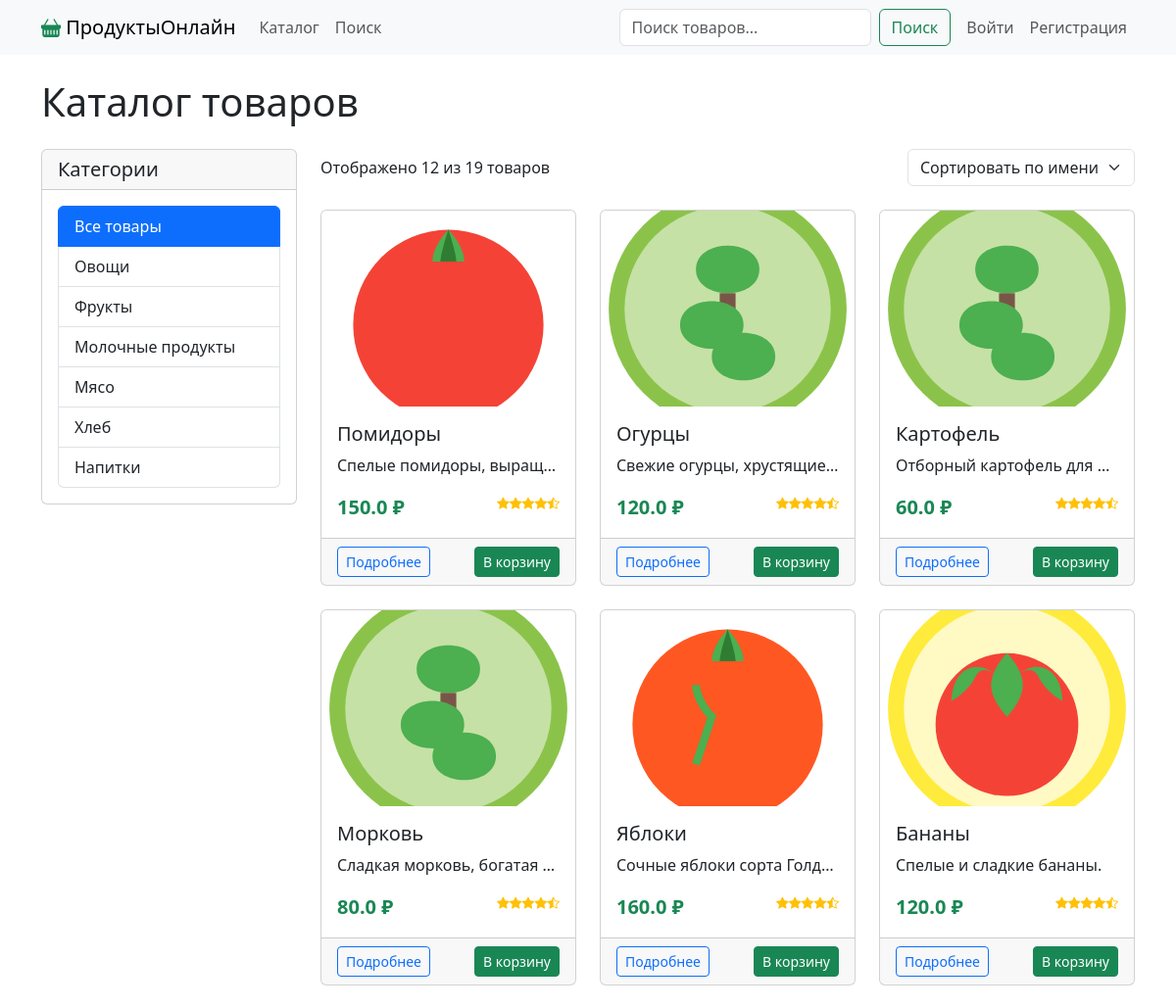
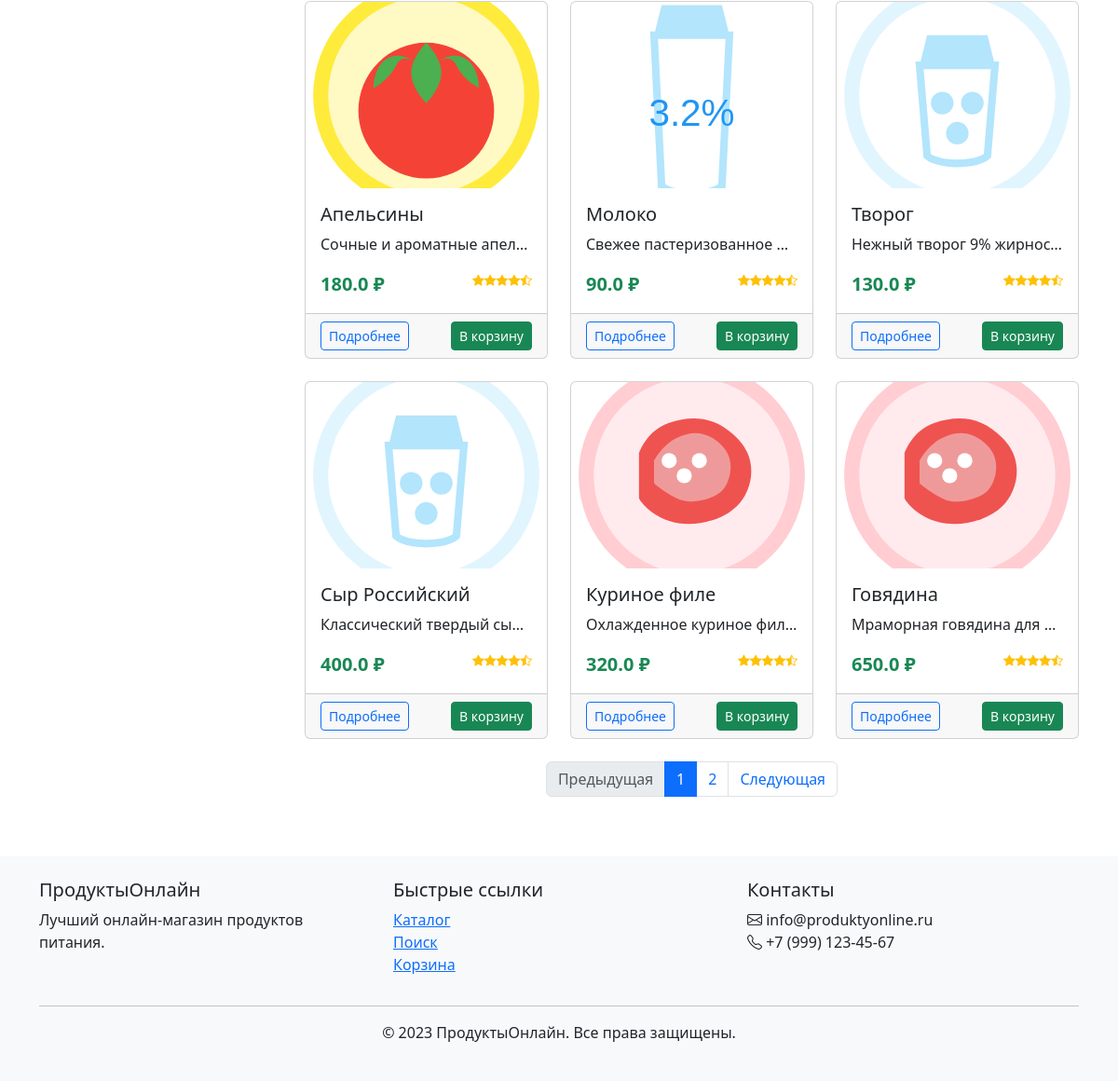
Page /catalog/ on the committed database (2 pictures, top to bottom).
### app/models/product.py (models this page shows, shortened)
class Category(db.Model):
    id = db.Column(db.Integer, primary_key=True)
    name = db.Column(db.String(64), unique=True)
    description = db.Column(db.Text)
    products = db.relationship('Product', backref='category', lazy='dynamic')

class Product(db.Model):
    id = db.Column(db.Integer, primary_key=True)
    name = db.Column(db.String(100), index=True)
    description = db.Column(db.Text)
    price = db.Column(db.Float, nullable=False)
    stock = db.Column(db.Integer, default=0)
    image_path = db.Column(db.String(256))
    rating = db.Column(db.Float, default=0.0)
    manufacturer = db.Column(db.String(100))
    created_at = db.Column(db.DateTime, default=datetime.utcnow)
    updated_at = db.Column(db.DateTime, default=datetime.utcnow, onupdate=datetime.utcnow)
    category_id = db.Column(db.Integer, db.ForeignKey('category.id'))

### app/catalog/routes.py (the view)
@catalog_bp.route('/')
def index():
    page = request.args.get('page', 1, type=int)
    per_page = 12
    products = Product.query.paginate(page=page, per_page=per_page)
    categories = Category.query.all()
    return render_template('catalog/index.html', products=products, categories=categories)

### app/templates/catalog/index.html (shortened to what this page needs)
{% extends "base.html" %}
{% block content %}
<h1 class="mb-4">
    {% if current_category %}
    Категория: {{ current_category.name }}
    {% else %}
    Каталог товаров
    {% endif %}
</h1>
<div class="row">
    <div class="col-md-3">
        <div class="card mb-4">
            <div class="card-header">
                <h5 class="mb-0">Категории</h5>
            </div>
            <div class="card-body">
                <div class="list-group">
                    <a href="{{ url_for('catalog.index') }}" class="list-group-item list-group-item-action {% if not current_category %}active{% endif %}">
                        Все товары
                    </a>
                    {% for category in categories %}
                    <a href="{{ url_for('catalog.category_products', category_id=category.id) }}"
                       class="list-group-item list-group-item-action {% if current_category and current_category.id == category.id %}active{% endif %}">
                        {{ category.name }}
                    </a>
                    {% endfor %}
                </div>
            </div>
        </div>
    </div>
    <div class="col-md-9">
        <div class="d-flex justify-content-between align-items-center mb-4">
            <div>
                Отображено {{ products.items|length }} из {{ products.total }} товаров
            </div>
            <div>
                <select class="form-select">
                    <option>Сортировать по имени</option>
                </select>
            </div>
        </div>
        <div class="row row-cols-1 row-cols-md-3 g-4">
            {% for product in products.items %}
            <div class="col">
                <div class="card h-100">
                    {% if product.image_path %}
                    <img src="{{ product.image_path }}" class="card-img-top" alt="{{ product.name }}">
                    {% else %}
                    <img src="{{ url_for('static', filename='img/no-image.png') }}" class="card-img-top" alt="Нет изображения">
                    {% endif %}
                    <div class="card-body">
                        <h5 class="card-title">{{ product.name }}</h5>
                        <p class="card-text text-truncate">{{ product.description }}</p>
                        <div class="d-flex justify-content-between align-items-center">
                            <span class="fs-5 fw-bold text-success">{{ product.price }} ₽</span>
                            <div>
                                <div class="d-flex mb-2">
                                    {% for i in range(5) %}
                                    <i class="bi {% if i < product.rating|int %}bi-star-fill{% elif i < product.rating %}bi-star-half{% else %}bi-star{% endif %} text-warning"></i>
                                    {% endfor %}
                                </div>
                            </div>
                        </div>
                    </div>
                    <div class="card-footer d-flex justify-content-between">
                        <a href="{{ url_for('catalog.product_detail', product_id=product.id) }}" class="btn btn-outline-primary btn-sm">Подробнее</a>
                        <form action="{{ url_for('cart.add_to_cart') }}" method="post">
                            <button type="submit" class="btn btn-success btn-sm">В корзину</button>
                        </form>
                    </div>
                </div>
            </div>
            {% endfor %}
        </div>
        {% if products.pages > 1 %}
        <nav class="mt-4">
            <ul class="pagination justify-content-center">
                <li class="page-item {% if not products.has_prev %}disabled{% endif %}">
                    <a class="page-link" href="{% if products.has_prev %}{{ url_for(request.endpoint, page=products.prev_num) }}{% else %}#{% endif %}">
                        Предыдущая
                    </a>
                </li>
                {% for page_num in products.iter_pages(left_edge=1, right_edge=1, left_current=2, right_current=2) %}
                    {% if page_num %}
                        <li class="page-item {% if page_num == products.page %}active{% endif %}">
                            <a class="page-link" href="{{ url_for(request.endpoint, page=page_num) }}">
                                {{ page_num }}
                            </a>
                        </li>
                    {% else %}
                        <li class="page-item disabled">
                            <span class="page-link">...</span>
                        </li>
                    {% endif %}
                {% endfor %}
                <li class="page-item {% if not products.has_next %}disabled{% endif %}">
                    <a class="page-link" href="{% if products.has_next %}{{ url_for(request.endpoint, page=products.next_num) }}{% else %}#{% endif %}">
                        Следующая
                    </a>
                </li>
            </ul>
        </nav>
        {% endif %}
    </div>
</div>
{% endblock %}

### app/templates/base.html (shortened to what this page needs)
<!DOCTYPE html>
<html lang="ru">
<head>
    <link href="https://cdn.jsdelivr.net/npm/bootstrap@5.3.0/dist/css/bootstrap.min.css" rel="stylesheet">
    <link rel="stylesheet" href="https://cdn.jsdelivr.net/npm/bootstrap-icons@1.11.0/font/bootstrap-icons.css">
    <link rel="stylesheet" href="{{ url_for('static', filename='css/style.css') }}">
</head>
<body>
    <nav class="navbar navbar-expand-lg navbar-light bg-light">
        <div class="container">
            <a class="navbar-brand" href="{{ url_for('catalog.index') }}">
                <i class="bi bi-basket-fill text-success"></i> ПродуктыОнлайн
            </a>
            <div class="collapse navbar-collapse" id="navbarNav">
                <ul class="navbar-nav me-auto">
                    <li class="nav-item">
                        <a class="nav-link" href="{{ url_for('catalog.index') }}">Каталог</a>
                    </li>
                    <li class="nav-item">
                        <a class="nav-link" href="{{ url_for('catalog.search') }}">Поиск</a>
                    </li>
                </ul>
                <form class="d-flex me-2" action="{{ url_for('catalog.search') }}">
                    <input class="form-control me-2" type="search" name="q" placeholder="Поиск товаров..." aria-label="Search">
                    <button class="btn btn-outline-success" type="submit">Поиск</button>
                </form>
                <ul class="navbar-nav">
                    {% if current_user.is_authenticated %}
                    <li class="nav-item">
                        <a class="nav-link" href="{{ url_for('cart.index') }}">
                            <i class="bi bi-cart"></i> Корзина
                        </a>
                    </li>
                    <li class="nav-item dropdown">
                        <a class="nav-link dropdown-toggle" href="#" id="navbarDropdown" role="button" data-bs-toggle="dropdown" aria-expanded="false">
                            <i class="bi bi-person-circle"></i> {{ current_user.username }}
                        </a>
                        <ul class="dropdown-menu dropdown-menu-end" aria-labelledby="navbarDropdown">
                            <li><a class="dropdown-item" href="{{ url_for('auth.profile') }}">Профиль</a></li>
                            <li><a class="dropdown-item" href="{{ url_for('order.order_list') }}">Мои заказы</a></li>
                            <li><hr class="dropdown-divider"></li>
                            <li><a class="dropdown-item" href="{{ url_for('auth.logout') }}">Выйти</a></li>
                        </ul>
                    </li>
                    {% else %}
                    <li class="nav-item">
                        <a class="nav-link" href="{{ url_for('auth.login') }}">Войти</a>
                    </li>
                    <li class="nav-item">
                        <a class="nav-link" href="{{ url_for('auth.register') }}">Регистрация</a>
                    </li>
                    {% endif %}
                </ul>
            </div>
        </div>
    </nav>
    <div class="container mt-4">
        {% block content %}{% endblock %}
    </div>
    <footer class="bg-light mt-5 py-4">
        <div class="container">
            <div class="row">
                <div class="col-md-4">
                    <h5>ПродуктыОнлайн</h5>
                    <p>Лучший онлайн-магазин продуктов питания.</p>
                </div>
                <div class="col-md-4">
                    <h5>Быстрые ссылки</h5>
                    <ul class="list-unstyled">
                        <li><a href="{{ url_for('catalog.index') }}">Каталог</a></li>
                        <li><a href="{{ url_for('catalog.search') }}">Поиск</a></li>
                        <li><a href="{{ url_for('cart.index') }}">Корзина</a></li>
                    </ul>
                </div>
                <div class="col-md-4">
                    <h5>Контакты</h5>
                    <p>
                        <i class="bi bi-envelope"></i> info@produktyonline.ru<br>
                        <i class="bi bi-telephone"></i> +7 (999) 123-45-67
                    </p>
                </div>
            </div>
            <hr>
            <p class="text-center">© 2023 ПродуктыОнлайн. Все права защищены.</p>
        </div>
    </footer>
</body>
</html>

### app/static/css/style.css (style rules this page uses)
body { min-height: 100vh; display: flex; flex-direction: column; }
footer { margin-top: auto; }
.card-img-top { height: 200px; object-fit: cover; }
.bi-star-fill, .bi-star-half, .bi-star { font-size: 0.8rem; }

### rows in the picture
Category: name "Овощи"
Category: name "Фрукты"
Category: name "Молочные продукты"
Category: name "Мясо"
Category: name "Хлеб"
Category: name "Напитки"
Product: image_path (picture), name "Помидоры", description "Спелые помидоры, выращ…", price "150.0"
Product: image_path (picture), name "Огурцы", description "Свежие огурцы, хрустящие…", price "120.0"
Product: image_path (picture), name "Картофель", description "Отборный картофель для…", price "60.0"
Product: image_path (picture), name "Морковь", description "Сладкая морковь, богатая…", price "80.0"
Product: image_path (picture), name "Яблоки", description "Сочные яблоки сорта Голд…", price "160.0"
Product: image_path (picture), name "Бананы", description "Спелые и сладкие бананы.", price "120.0"
Product: image_path (picture), name "Апельсины", description "Сочные и ароматные апел…", price "180.0"
Product: image_path (picture), name "Молоко", description "Свежее пастеризованное…", price "90.0"
Product: image_path (picture), name "Творог", description "Нежный творог 9% жирнос…", price "130.0"
Product: image_path (picture), name "Сыр Российский", description "Классический твердый сы…", price "400.0"
Product: image_path (picture), name "Куриное филе", description "Охлажденное куриное фил…", price "320.0"
Product: image_path (picture), name "Говядина", description "Мраморная говядина для…", price "650.0"

### other values in the picture
{{ products.items|length }} "12"
{{ products.total }} "19"
{{ page_num }} "1" "2"
